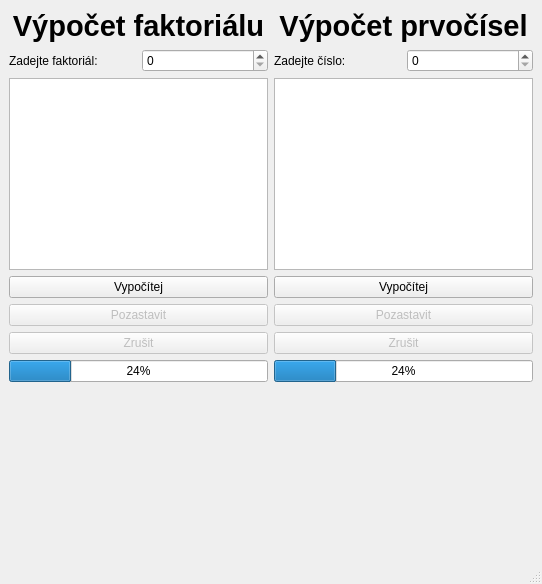
<?xml version="1.0" encoding="UTF-8"?>
<ui version="4.0">
 <class>MainWindow</class>
 <widget class="QMainWindow" name="MainWindow">
  <property name="geometry">
   <rect>
    <x>0</x>
    <y>0</y>
    <width>542</width>
    <height>584</height>
   </rect>
  </property>
  <property name="windowTitle">
   <string>MainWindow</string>
  </property>
  <widget class="QWidget" name="centralwidget">
   <layout class="QHBoxLayout" name="horizontalLayout_4">
    <item>
     <layout class="QHBoxLayout" name="horizontalLayout">
      <item>
       <layout class="QVBoxLayout" name="verticalLayout">
        <item>
         <widget class="QLabel" name="label">
          <property name="maximumSize">
           <size>
            <width>403</width>
            <height>100</height>
           </size>
          </property>
          <property name="layoutDirection">
           <enum>Qt::LeftToRight</enum>
          </property>
          <property name="autoFillBackground">
           <bool>false</bool>
          </property>
          <property name="text">
           <string>&lt;html&gt;&lt;head/&gt;&lt;body&gt;&lt;p&gt;&lt;span style=&quot; font-size:22pt; font-weight:700;&quot;&gt;Výpočet faktoriálu&lt;/span&gt;&lt;/p&gt;&lt;/body&gt;&lt;/html&gt;</string>
          </property>
          <property name="scaledContents">
           <bool>false</bool>
          </property>
          <property name="alignment">
           <set>Qt::AlignCenter</set>
          </property>
          <property name="wordWrap">
           <bool>true</bool>
          </property>
         </widget>
        </item>
        <item>
         <layout class="QHBoxLayout" name="horizontalLayout_2">
          <item>
           <widget class="QLabel" name="label_2">
            <property name="text">
             <string>Zadejte faktoriál: </string>
            </property>
           </widget>
          </item>
          <item>
           <widget class="QSpinBox" name="factInput">
            <property name="keyboardTracking">
             <bool>true</bool>
            </property>
            <property name="maximum">
             <number>999999999</number>
            </property>
            <property name="stepType">
             <enum>QAbstractSpinBox::AdaptiveDecimalStepType</enum>
            </property>
           </widget>
          </item>
         </layout>
        </item>
        <item>
         <widget class="QPlainTextEdit" name="factOutput">
          <property name="readOnly">
           <bool>true</bool>
          </property>
         </widget>
        </item>
        <item>
         <widget class="QPushButton" name="factCalculateButton">
          <property name="text">
           <string>Vypočítej</string>
          </property>
         </widget>
        </item>
        <item>
         <widget class="QPushButton" name="factPauseButton">
          <property name="enabled">
           <bool>false</bool>
          </property>
          <property name="text">
           <string>Pozastavit</string>
          </property>
         </widget>
        </item>
        <item>
         <widget class="QPushButton" name="factCancelButton">
          <property name="enabled">
           <bool>false</bool>
          </property>
          <property name="text">
           <string>Zrušit</string>
          </property>
         </widget>
        </item>
        <item>
         <widget class="QProgressBar" name="factProgressBar">
          <property name="value">
           <number>24</number>
          </property>
         </widget>
        </item>
        <item>
         <spacer name="verticalSpacer">
          <property name="orientation">
           <enum>Qt::Vertical</enum>
          </property>
          <property name="sizeHint" stdset="0">
           <size>
            <width>20</width>
            <height>40</height>
           </size>
          </property>
         </spacer>
        </item>
        <item>
         <spacer name="horizontalSpacer_2">
          <property name="orientation">
           <enum>Qt::Horizontal</enum>
          </property>
          <property name="sizeHint" stdset="0">
           <size>
            <width>40</width>
            <height>20</height>
           </size>
          </property>
         </spacer>
        </item>
       </layout>
      </item>
      <item>
       <layout class="QVBoxLayout" name="verticalLayout_2">
        <item>
         <widget class="QLabel" name="label_3">
          <property name="maximumSize">
           <size>
            <width>403</width>
            <height>100</height>
           </size>
          </property>
          <property name="layoutDirection">
           <enum>Qt::LeftToRight</enum>
          </property>
          <property name="autoFillBackground">
           <bool>false</bool>
          </property>
          <property name="text">
           <string>&lt;html&gt;&lt;head/&gt;&lt;body&gt;&lt;p&gt;&lt;span style=&quot; font-size:22pt; font-weight:700;&quot;&gt;Výpočet prvočísel&lt;/span&gt;&lt;/p&gt;&lt;/body&gt;&lt;/html&gt;</string>
          </property>
          <property name="scaledContents">
           <bool>false</bool>
          </property>
          <property name="alignment">
           <set>Qt::AlignCenter</set>
          </property>
          <property name="wordWrap">
           <bool>true</bool>
          </property>
         </widget>
        </item>
        <item>
         <layout class="QHBoxLayout" name="horizontalLayout_3">
          <item>
           <widget class="QLabel" name="label_4">
            <property name="text">
             <string>Zadejte číslo: </string>
            </property>
           </widget>
          </item>
          <item>
           <widget class="QSpinBox" name="primesInput">
            <property name="maximum">
             <number>999999999</number>
            </property>
           </widget>
          </item>
         </layout>
        </item>
        <item>
         <widget class="QPlainTextEdit" name="primesOutput">
          <property name="readOnly">
           <bool>true</bool>
          </property>
         </widget>
        </item>
        <item>
         <widget class="QPushButton" name="primesCalculateButton">
          <property name="text">
           <string>Vypočítej</string>
          </property>
         </widget>
        </item>
        <item>
         <widget class="QPushButton" name="primesPauseButton">
          <property name="enabled">
           <bool>false</bool>
          </property>
          <property name="text">
           <string>Pozastavit</string>
          </property>
         </widget>
        </item>
        <item>
         <widget class="QPushButton" name="primesCancelButton">
          <property name="enabled">
           <bool>false</bool>
          </property>
          <property name="text">
           <string>Zrušit</string>
          </property>
         </widget>
        </item>
        <item>
         <widget class="QProgressBar" name="primesProgressBar">
          <property name="value">
           <number>24</number>
          </property>
         </widget>
        </item>
        <item>
         <spacer name="verticalSpacer_2">
          <property name="orientation">
           <enum>Qt::Vertical</enum>
          </property>
          <property name="sizeHint" stdset="0">
           <size>
            <width>20</width>
            <height>40</height>
           </size>
          </property>
         </spacer>
        </item>
        <item>
         <spacer name="horizontalSpacer">
          <property name="orientation">
           <enum>Qt::Horizontal</enum>
          </property>
          <property name="sizeHint" stdset="0">
           <size>
            <width>40</width>
            <height>20</height>
           </size>
          </property>
         </spacer>
        </item>
       </layout>
      </item>
     </layout>
    </item>
   </layout>
  </widget>
  <widget class="QMenuBar" name="menubar">
   <property name="geometry">
    <rect>
     <x>0</x>
     <y>0</y>
     <width>542</width>
     <height>23</height>
    </rect>
   </property>
  </widget>
  <widget class="QStatusBar" name="statusbar"/>
 </widget>
 <resources/>
 <connections/>
</ui>
